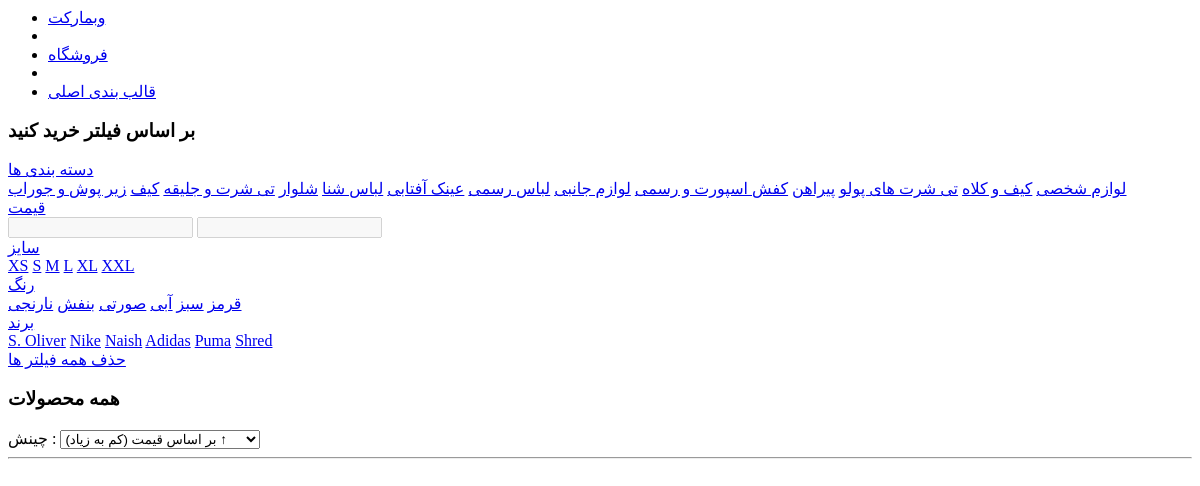
/product/, run on an earlier commit of the app's database.
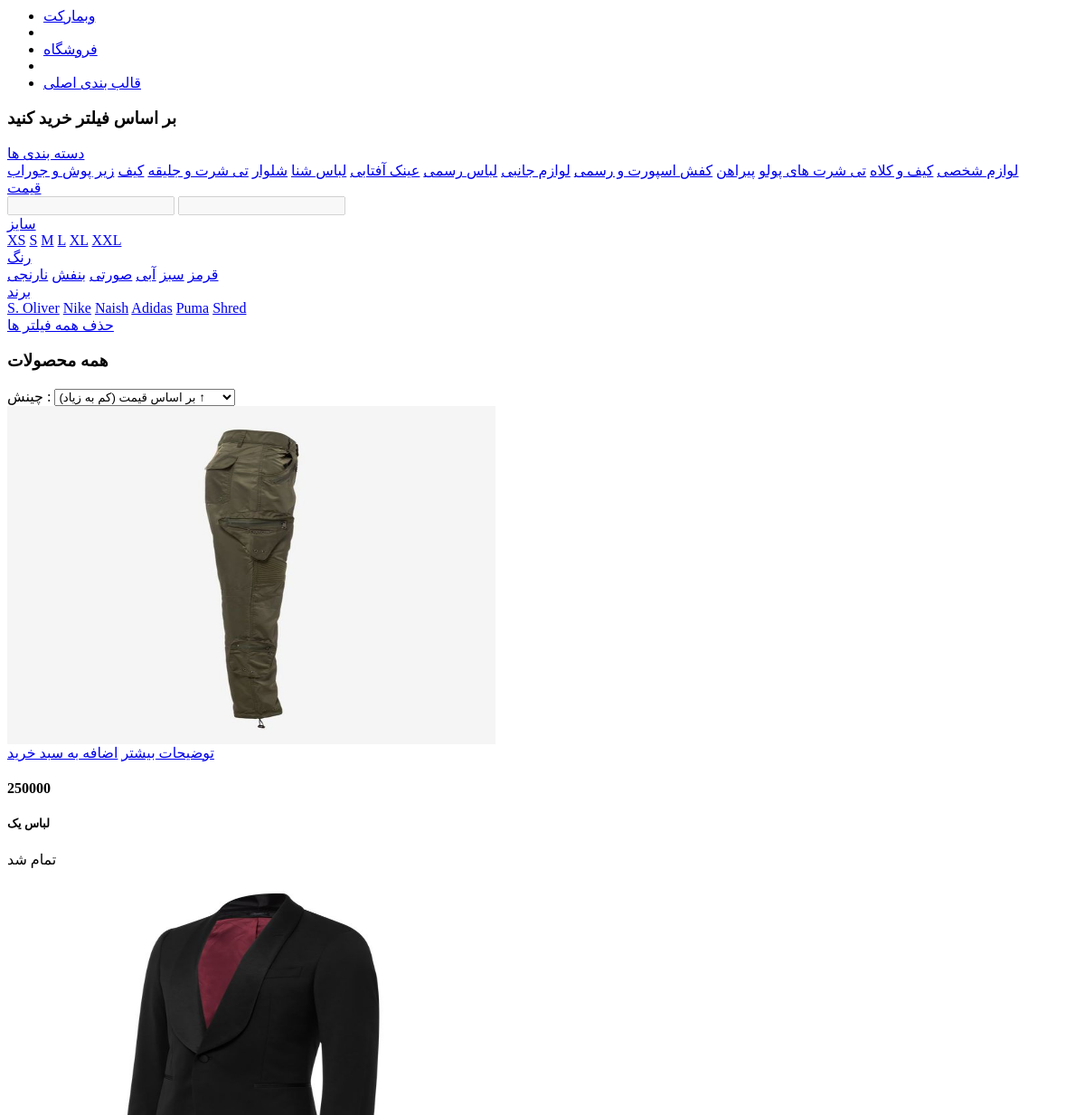
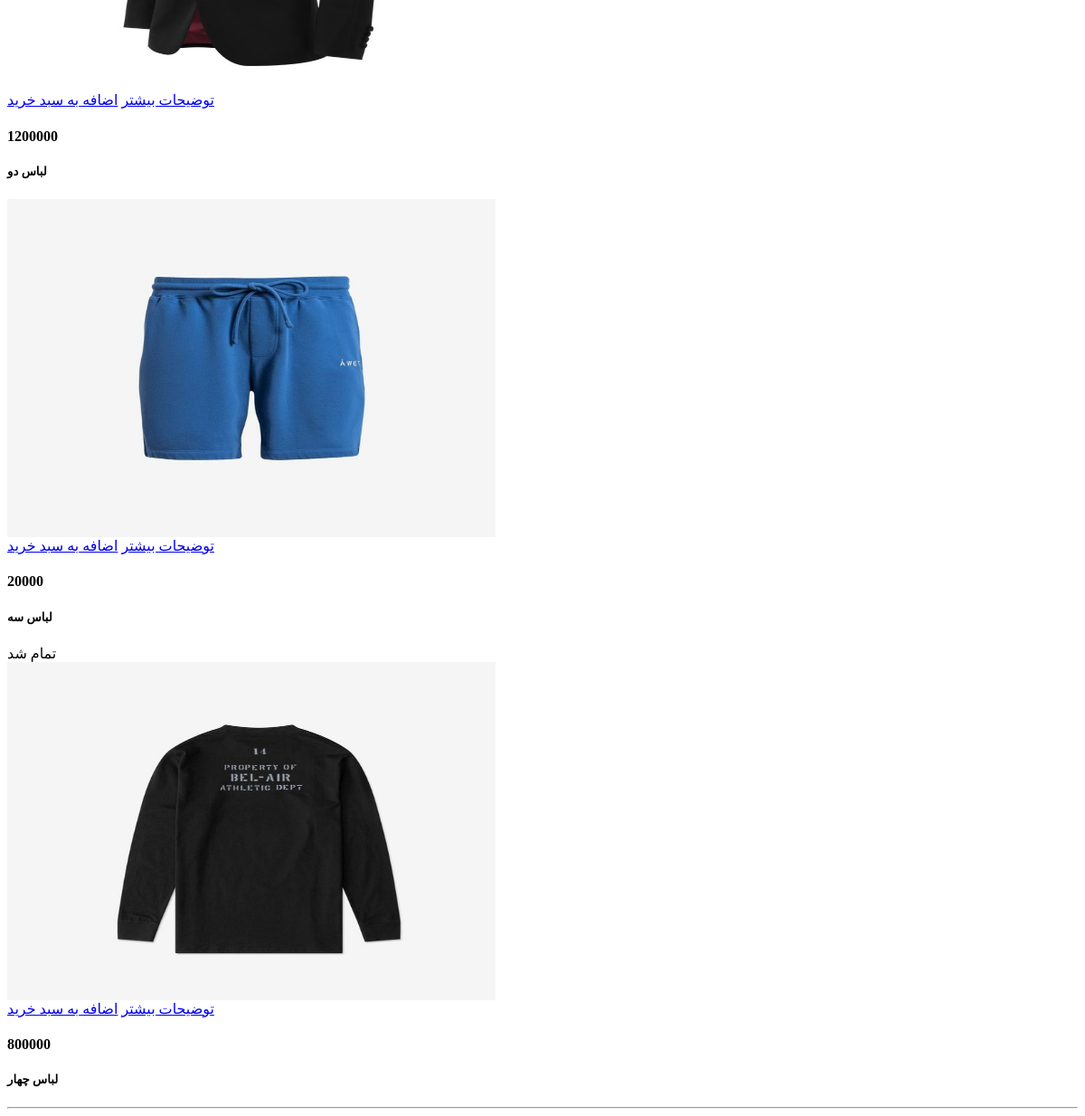
And on a later commit of the database (2 pictures, top to bottom).
### product_shop/models.py (models this page shows, shortened)
class Product(models.Model):
    title = models.CharField(max_length=255)
    description = models.TextField(max_length=500)
    image = models.ImageField(upload_to=upload_image, blank=True, null=True)
    price = models.IntegerField()
    exists = models.BooleanField(default=False)
    color = models.ManyToManyField(ClotheColor)
    size = models.ManyToManyField(ClotheSize)

### product_shop/views.py (the view)
# urls.py: path('', ProductList.as_view(), name='product_list'),
class ProductList(ListView):
    model = Product
    template_name = 'product_shop/product_list.html'
    context_object_name = 'products'
    def get_queryset(self):
        return Product.objects.all()

### product_shop/templates/product_shop/product_list.html (shortened to what this page needs)
{% extends 'base/base.html' %}
{% load static %}
{% block content %}
    <div class="darker-stripe">
        <div class="container">
            <div class="row">
                <div class="span12">
                    <ul class="breadcrumb">
                        <li>
                            <a href="index.html">وبمارکت</a>
                        </li>
                        <li></li>
                        <li>
                            <a href="shop.html">فروشگاه</a>
                        </li>
                        <li></li>
                        <li>
                            <a href="shop.html">قالب بندی اصلی</a>
                        </li>
                    </ul>
                </div>
            </div>
        </div>
    </div>
    <div class="container">
        <div class="push-up blocks-spacer">
            <div class="row">
                <aside class="span3 left-sidebar" id="tourStep1">
                    <div class="sidebar-item sidebar-filters" id="sidebarFilters">
                        <div class="underlined">
                            <h3><span class="light">بر اساس فیلتر</span> خرید کنید</h3>
                        </div>
                        <div class="accordion-group" id="tourStep2">
                            <div class="accordion-heading">
                                <a class="accordion-toggle" data-toggle="collapse" href="#filterOne">دسته بندی ها </a>
                            </div>
                            <div id="filterOne" class="accordion-body collapse in">
                                <div class="accordion-inner">
                                    <a href="#" data-target=".filter--accessories" class="selectable"> لوازم شخصی</a>
                                    <a href="#" data-target=".filter--bags, .filter--hats" class="selectable">کیف و کلاه</a>
                                    <a href="#" data-target=".filter--polo-shirts" class="selectable"> تی شرت های پولو</a>
                                    <a href="#" data-target=".filter--shirts" class="selectable">
                                        پیراهن</a>
                                    <a href="#" data-target=".filter--shoes, .filter--boots, .filter--trainers"
                                       class="selectable"> کفش اسپورت و رسمی</a>
                                    <a href="#" data-target=".filter--shorts" class="selectable">
                                        لوازم جانبی</a>
                                    <a href="#" data-target=".filter--suits, .filter--blazers" class="selectable"> لباس رسمی</a>
                                    <a href="#" data-target=".filter--sunglasses" class="selectable">
                                        عینک آفتابی</a>
                                    <a href="#" data-target=".filter--swimwear" class="selectable">
                                        لباس شنا</a>
                                    <a href="#" data-target=".filter--trousers, .filter--chinos" class="selectable"> شلوار</a>
                                    <a href="#" data-target=".filter--t-shirts, .filter--vests" class="selectable"> تی شرت و جلیقه</a>
                                    <a href="#" data-target=".filter--bags" class="selectable">
                                        کیف</a>
                                    <a href="#" data-target=".filter--underwear, .filter--socks" class="selectable"> زیر پوش و جوراب</a>
                                </div>
                            </div>
                        </div>
                        <div class="accordion-group">
                            <div class="accordion-heading">
                                <a class="accordion-toggle" data-toggle="collapse" href="#filterPrices">قیمت </a>
                            </div>
                            <div id="filterPrices" class="accordion-body in collapse">
                                <div class="accordion-inner with-slider">
                                    <input type="text" data-initial="432" class="max-val pull-right" disabled/>
                                    <input type="text" data-initial="99" class="min-val" disabled/>
                                </div>
                            </div>
                        </div>
                        <div class="accordion-group" id="tourStep3">
                            <div class="accordion-heading">
                                <a class="accordion-toggle collapsed" data-toggle="collapse" href="#filterTwo">سایز </a>
                            </div>
                            <div id="filterTwo" class="accordion-body collapse">
                                <div class="accordion-inner">
                                    <a href="#" data-target="xs" data-type="size" class="selectable detailed"> XS</a>
                                    <a href="#" data-target="s" data-type="size" class="selectable detailed"> S</a>
                                    <a href="#" data-target="m" data-type="size" class="selectable detailed"> M</a>
                                    <a href="#" data-target="l" data-type="size" class="selectable detailed"> L</a>
                                    <a href="#" data-target="xl" data-type="size" class="selectable detailed"> XL</a>
                                    <a href="#" data-target="xxl" data-type="size" class="selectable detailed"> XXL</a>
                                </div>
                            </div>
                        </div>
                        <div class="accordion-group">
                            <div class="accordion-heading">
                                <a class="accordion-toggle collapsed" data-toggle="collapse" href="#filterThree">رنگ </a>
                            </div>
                            <div id="filterThree" class="accordion-body collapse">
                                <div class="accordion-inner">
                                    <a href="#" data-target="red" data-type="color" class="selectable detailed"> قرمز</a>
                                    <a href="#" data-target="green" data-type="color" class="selectable detailed"> سبز</a>
                                    <a href="#" data-target="blue" data-type="color" class="selectable detailed"> آبی</a>
                                    <a href="#" data-target="pink" data-type="color" class="selectable detailed"> صورتی</a>
                                    <a href="#" data-target="purple" data-type="color" class="selectable detailed"> بنفش</a>
                                    <a href="#" data-target="orange" data-type="color" class="selectable detailed"> نارنجی</a>
                                </div>
                            </div>
                        </div>
                        <div class="accordion-group">
                            <div class="accordion-heading">
                                <a class="accordion-toggle collapsed" data-toggle="collapse" href="#filterFour">برند </a>
                            </div>
                            <div id="filterFour" class="accordion-body collapse">
                                <div class="accordion-inner">
                                    <a href="#" data-target="s-oliver" data-type="brand" class="selectable detailed"> S. Oliver</a>
                                    <a href="#" data-target="nike" data-type="brand" class="selectable detailed"> Nike</a>
                                    <a href="#" data-target="naish" data-type="brand" class="selectable detailed"> Naish</a>
                                    <a href="#" data-target="adidas" data-type="brand" class="selectable detailed"> Adidas</a>
                                    <a href="#" data-target="puma" data-type="brand" class="selectable detailed"> Puma</a>
                                    <a href="#" data-target="shred" data-type="brand" class="selectable detailed"> Shred</a>
                                </div>
                            </div>
                        </div>
                        <a href="#" class="remove-filter" id="removeFilters"> حذف
                            همه فیلتر ها</a>
                    </div>
                </aside>
                <section class="span9">
                    <div class="underlined push-down-20">
                        <div class="row">
                            <div class="span5">
                                <h3><span class="light">همه</span> محصولات</h3>
                            </div>
                            <div class="span4">
                                <div class="form-inline sorting-by" id="tourStep4">
                                    <label for="isotopeSorting" class="black-clr">چینش :</label>
                                    <select id="isotopeSorting" class="span3">
                                        <option value='{"sortBy":"price", "sortAscending":"true"}'>بر اساس قیمت (کم به
                                            زیاد) &uarr;
                                        </option>
                                    </select>
                                </div>
                            </div>
                        </div>
                    </div>
                    <div class="row popup-products">
                        <div id="isotopeContainer" class="isotope-container">
                            {% for product in products %}
                                <div class="span3 filter--blazers" data-price="1567" data-popularity="2"
                                     data-size="xs|s|m|xl" data-color="pink" data-brand="adidas">
                                    <div class="product">
                                        {% if product.exists %}
                                            <div class="stamp red">تمام شد</div>
                                        {% endif %}
                                        <div class="product-img">
                                            <div class="picture">
                                                <img width="540" height="374" alt="{{ product.title }}" src="{{ product.image.url }}"/>
                                                <div class="img-overlay">
                                                    <a class="btn more btn-primary" href="#">توضیحات بیشتر</a>
                                                    <a class="btn buy btn-danger" href="#">اضافه به سبد خرید</a>
                                                </div>
                                            </div>
                                        </div>
                                        <div class="main-titles no-margin">
                                            <h4 class="title">{{ product.price }}</h4>
                                            <h5 class="no-margin isotope--title">{{ product.title }}</h5>
                                        </div>
                                    </div>
                                </div>
                            {% endfor %}
                        </div>
                    </div>
                    <hr/>
                </section>
            </div>
        </div>
    </div>
{% endblock %}

### templates/base/base.html (shortened to what this page needs)
{% load render_partial %}
{% block content %}
{% endblock %}

What changed in the data, as far as the page shows it:
added Product: image (picture), price "250000", title "لباس یک"
added Product: exists "تمام شد", image (picture), price "1200000", title "لباس دو"
added Product: image (picture), price "20000", title "لباس سه"
added Product: exists "تمام شد", image (picture), price "800000", title "لباس چهار"
